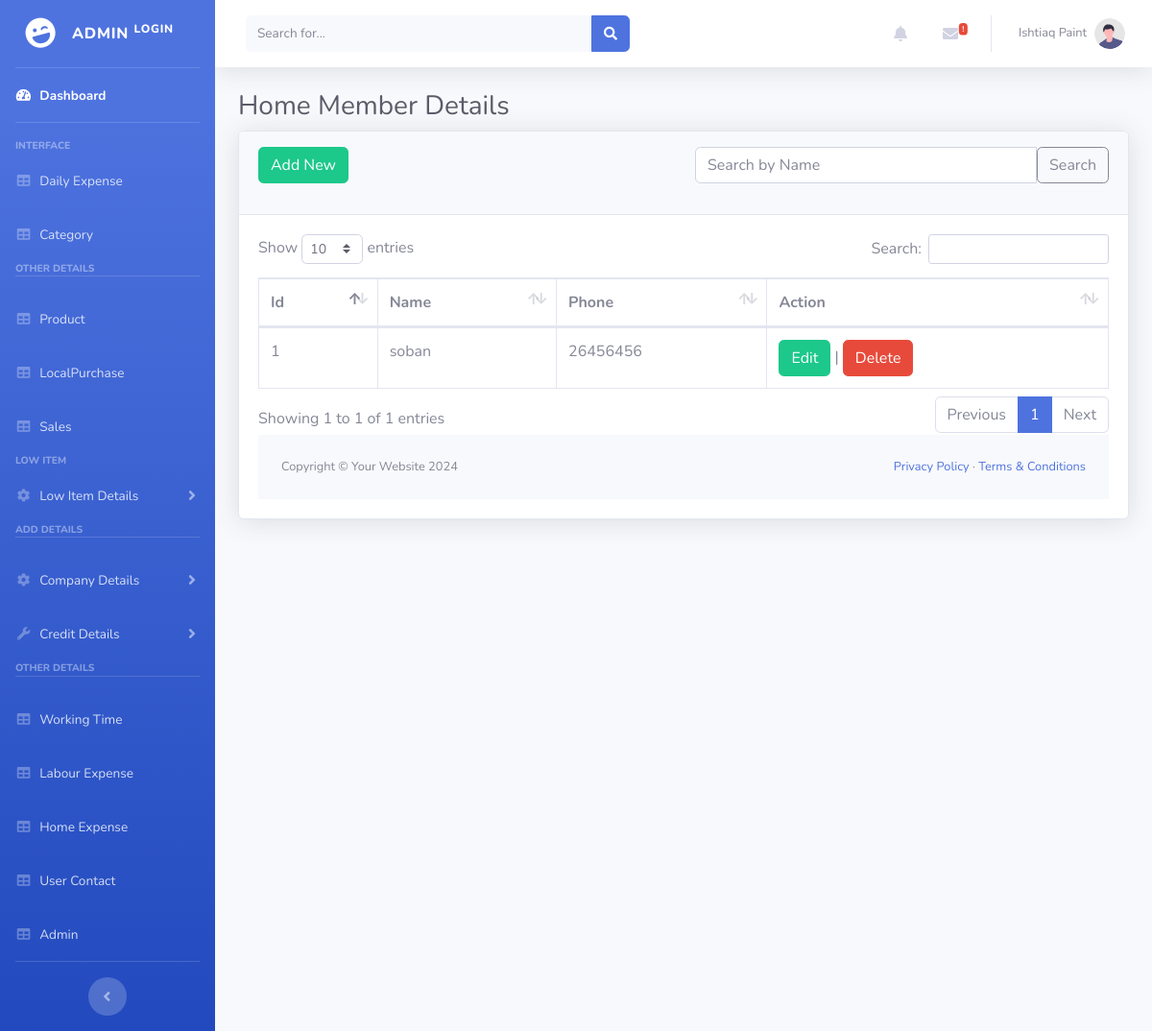
Screenshot of /admin/HomeM.php (signed in) with the database file from the repository.
### tables this page shows
CREATE TABLE `homem` (
  `Id` int(100) NOT NULL,
  `Name` varchar(255) NOT NULL,
  `Phone` varchar(255) NOT NULL
);

### admin/HomeM.php (the view, shortened to what this page needs)
<?php
$search = isset($_GET['search']) ? $_GET['search'] : '';
?>
<!DOCTYPE html>
<html lang="en">
    <head>
    <link href="vendor/fontawesome-free/css/all.min.css" rel="stylesheet" type="text/css">
    <link href="css/sb-admin-2.min.css" rel="stylesheet">
    <link href="vendor/datatables/dataTables.bootstrap4.min.css" rel="stylesheet">
    </head>
    <body id="page-top">
<?php include_once("Header.php"); ?>
<div id="wrapper">
    <div id="content-wrapper" class="d-flex flex-column">
        <div id="content">
            <div class="container-fluid">
                <h1 class="h3 mb-2 text-gray-800">Home Member Details</h1>
                <div class="card shadow mb-4">
                    <div class="card-header py-3">
                        <div class="row">
                            <div class="col-md-6">
                                <a href="HomeMAdd.php" class="btn btn-success">Add New</a>
                            </div>
                            <div class="col-md-6">
                                <form method="GET" action="">
                                    <div class="input-group mb-3">
                                    <input type="text" class="form-control" placeholder="Search by Name" name="search" value="<?php echo $search; ?>">
                                        <button class="btn btn-outline-secondary" type="submit">Search</button>
                                    </div>
                                </form>
                            </div>
                        </div>
                    </div>
                    <div class="card-body">
                        <div class="table-responsive">
                            <table class="table table-bordered" id="dataTable" width="100%" cellspacing="0">
                                <thead>
            <tr>
                    <th>Id</th>
                    <th>Name</th>
                    <th>Phone</th>
                    <th>Action</th>
                </tr>
</thead>
            <tbody>
<?php
            include_once("DatabaseConn.php");
$query = "SELECT * FROM `homem`";
$result = mysqli_query($conn, $query);
                    if(mysqli_num_rows($result)){
                            while($row = mysqli_fetch_array($result)){
            ?>
                <tr>
                    <td><?php echo $row[0];?></td>
                    <td><?php echo $row[1];?></td>
                    <td><?php echo $row[2];?></td>
                    <td><a href="HomeMEdit.php?id=<?=$row['Id']?>" class="btn btn-success" >Edit</a> | <a href="HomeMDelete.php?id=<?=$row['Id']?>" class="btn btn-danger">Delete</a></td>
                </tr>
                <?php
                }
                }
                ?>
            </tbody>
        </table>
</div>
                <footer class="py-4 bg-light mt-auto">
                    <div class="container-fluid px-4">
                        <div class="d-flex align-items-center justify-content-between small">
                        <div class="text-muted">Copyright &copy; Your Website <?php echo date("Y"); ?></div>
                            <div>
                                <a href="#">Privacy Policy</a>
                                &middot;
                                <a href="#">Terms &amp; Conditions</a>
                            </div>
                        </div>
                    </div>
                </footer>
            </div>
        </div>
    </body>
</html>

### rows the page displays
homem: Id "1", Name "soban", Phone "26456456"
